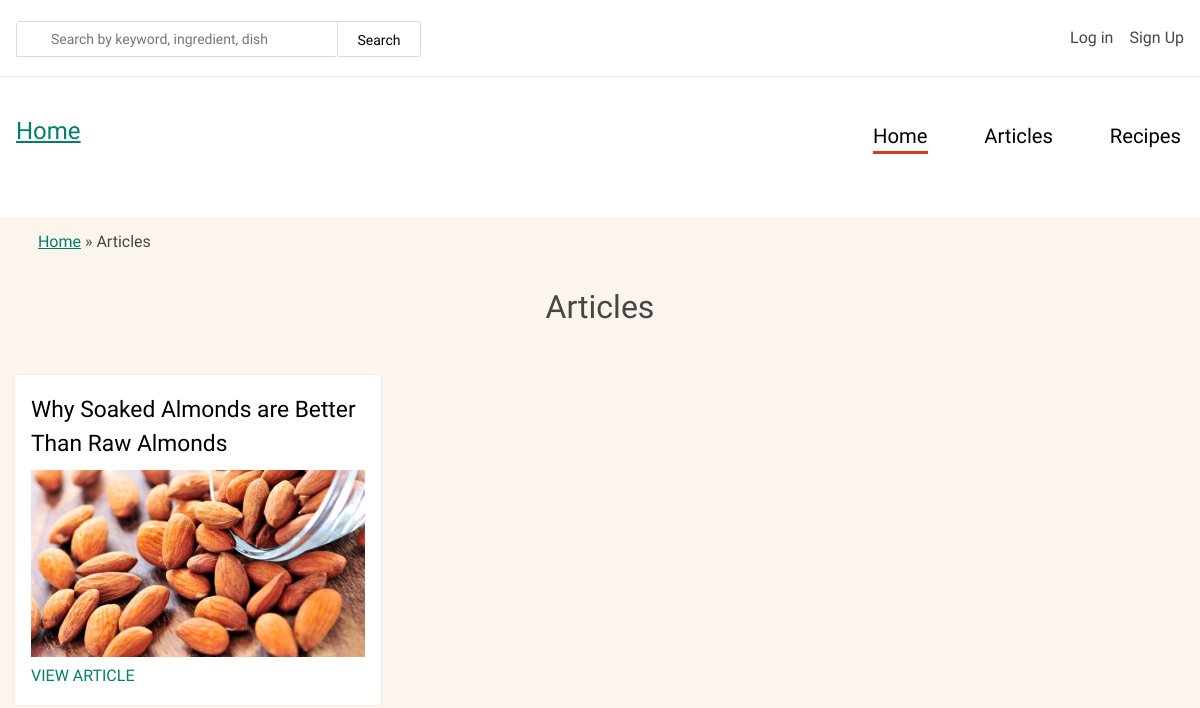
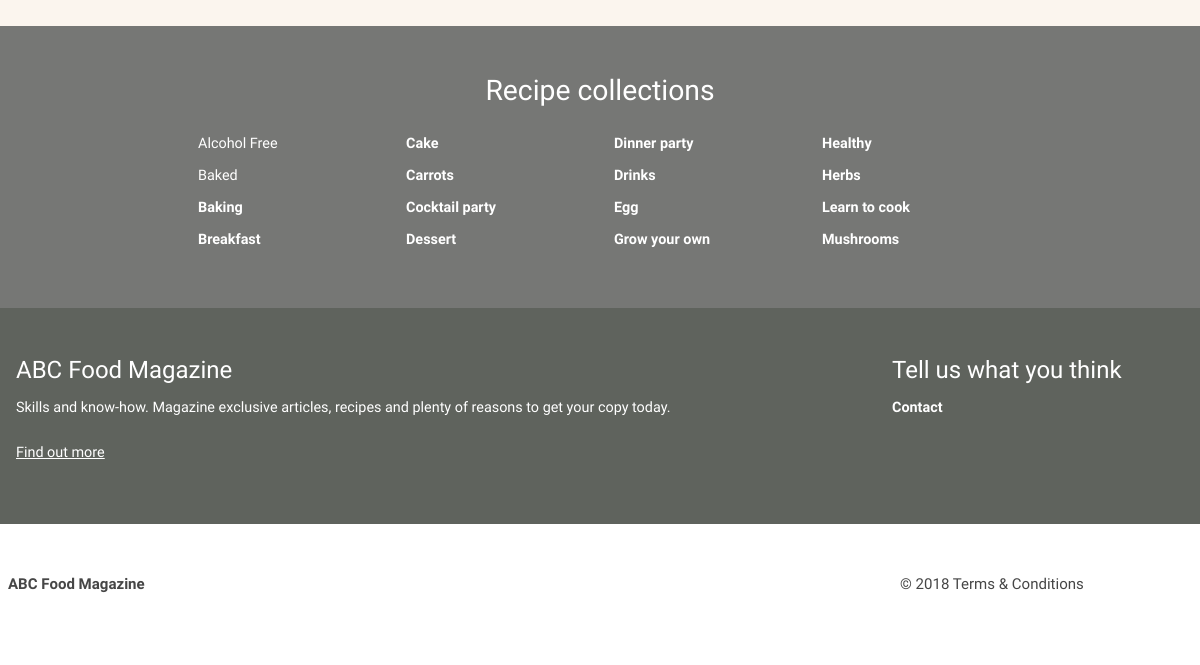
The page /articles/ on the database as committed earlier (2 pictures, top to bottom).
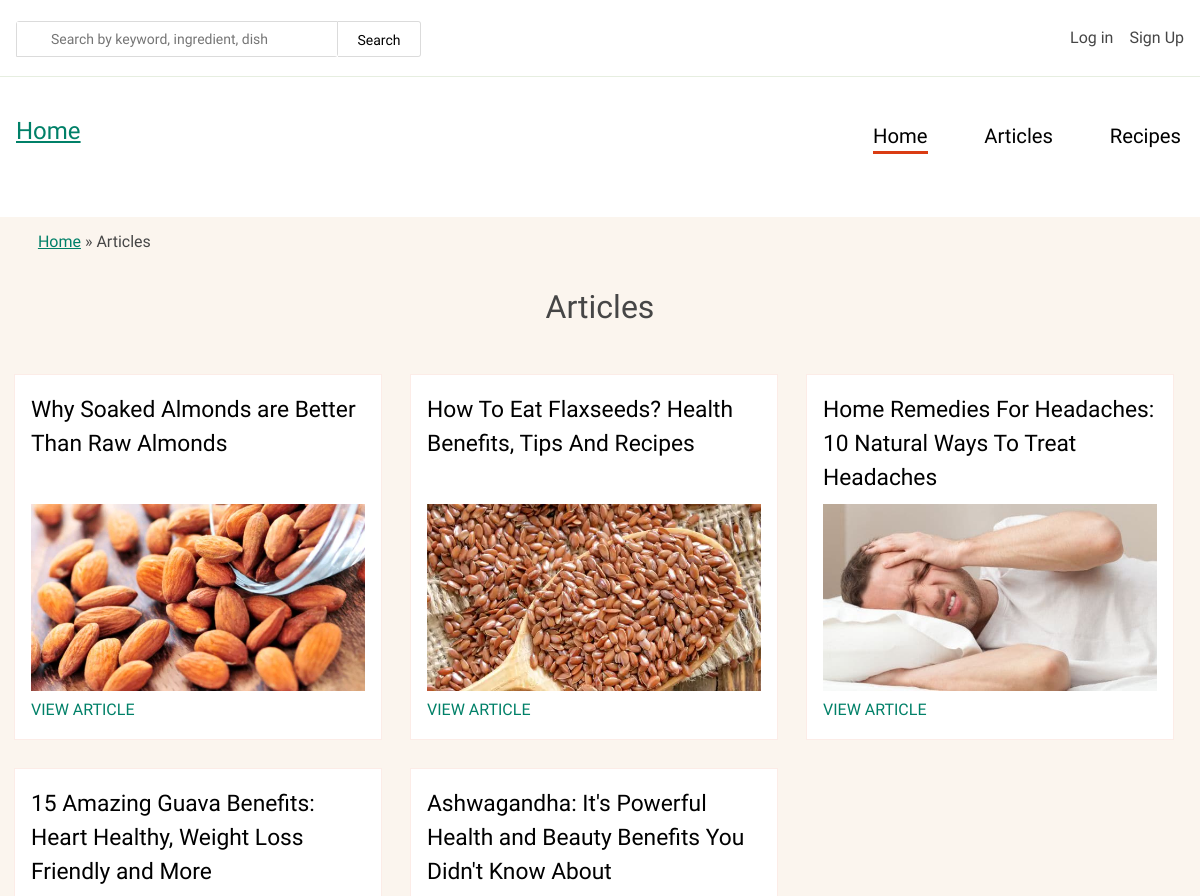
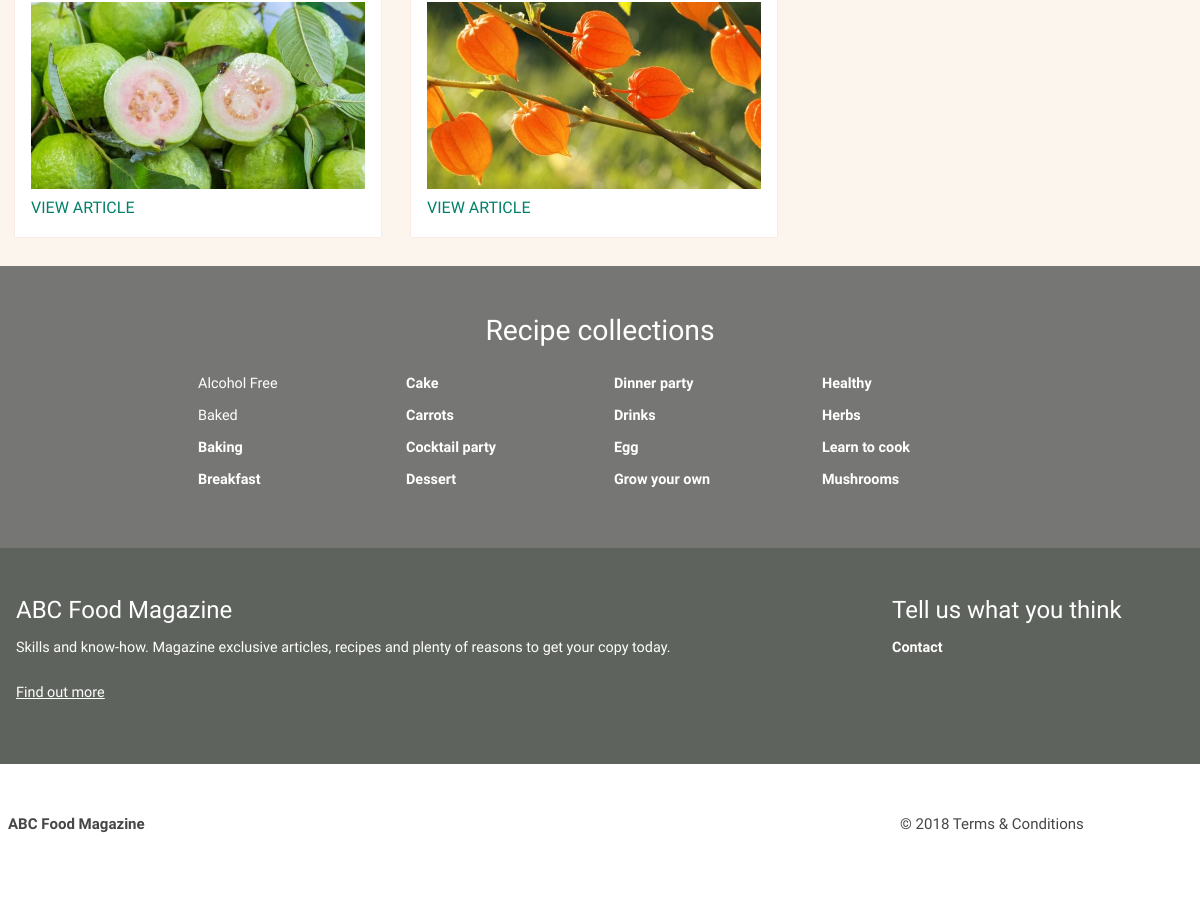
The same page on the database as committed later (2 pictures, top to bottom).
### food_recomender/models.py (models this page shows, shortened)
class Articel(models.Model):
    title = models.CharField(max_length=100)
    content = RichTextField()
    image = models.ImageField()
    date = models.DateTimeField(auto_now_add=True)
    author = models.ForeignKey(
        Person, on_delete=models.CASCADE, blank=True, null=True, related_name="articles"
    )

### food_recomender/views.py (the view)
# urls.py: path("articles/", views.all_articles, name="all_articles"),
def all_articles(request):
    articles = Articel.objects.all()
    return render(request, "all_articles.html", context={"articles": articles})

### templates/all_articles.html (shortened to what the changed rows need)
<!DOCTYPE html>
{% load static %}
<html lang="en" dir="ltr"
    prefix="content: http://purl.org/rss/1.0/modules/content/  dc: http://purl.org/dc/terms/  foaf: http://xmlns.com/foaf/0.1/  og: http://ogp.me/ns#  rdfs: http://www.w3.org/2000/01/rdf-schema#  schema: http://schema.org/  sioc: http://rdfs.org/sioc/ns#  sioct: http://rdfs.org/sioc/types#  skos: http://www.w3.org/2004/02/skos/core#  xsd: http://www.w3.org/2001/XMLSchema# ">
<head>
    <link rel="stylesheet" media="all" href={% static 'css/home_third.css' %} />
    <link rel="stylesheet" media="all" href={% static 'css/home.css' %} />
    <link rel="stylesheet" media="all" href={% static 'css/home_second.css' %} />
</head>
<body class="one-column path-frontpage">
    <div class="dialog-off-canvas-main-canvas" data-off-canvas-main-canvas>
        <div class="layout-container">
            <div class="layout-page-title">
                <div class="container">
                    <div class="region region-page-title">
                        <div id="block-umami-page-title--2" class="block block-core block-page-title-block">
                            <h1 class="page-title">Articles</h1>
                        </div>
                    </div>
                </div>
            </div>
            <main role="main" class="main container">
                <div class="layout-content">
                    <div class="region region-content">
                        <div id="block-umami-content" class="block block-system block-system-main-block">
                            <div class="views-element-container">
                                <div
                                    class="grid--3 view view-featured-articles view-id-featured_articles view-display-id-page_1 js-view-dom-id-ca59ba4f8a247baddf4858ba8900af6e893e67c355fd0bb6aacc33dd2827a549">
                                    <div class="view-content">
                                        {% for article in articles %}
                                        <div class="views-row">
                                            <article data-history-node-id="1" role="article"
                                                about="/index.php/articles/give-it-a-go-and-grow-your-own-herbs"
                                                typeof="schema:Article"
                                                class="node node--type-article node--promoted view-mode-card node--view-mode-card">
                                                <h2 class="node__title">
                                                    <span property="schema:name"
                                                        class="field field--name-title field--type-string field--label-hidden">{{article.title}}</span>
                                                </h2>
                                                <div class="node__content">
                                                    <div
                                                        class="field field--name-field-image field--type-image field--label-hidden field__item">
                                                        <img property="schema:image" sizes="100vw"
                                                            src={{article.image.url}} alt={{article.title}}
                                                            typeof="foaf:Image" />
                                                    </div>
                                                </div>
                                                <div class="read-more">
                                                    <a class="read-more__link"
                                                        href={% url  'article_detail' article.id %}>
                                                        View Article
                                                    </a>
                                                </div>
                                            </article>
                                        </div>
                                        {% endfor %}
                                    </div>
                                </div>
            </main>
            <div class="layout-content-bottom">
                <div class="region region-content-bottom">
                    <div class="views-element-container block block-views block-views-blockrecipe-collections-block"
                        id="block-views-block-recipe-collections-block">
                        <h2 class="block__title">Recipe collections</h2>
                    </div>
                </div>
            </div>
            <div class="layout-footer">
                <footer class="footer" role="contentinfo">
                    <div class="container">
                        <div class="region region-footer">
                            <div id="block-umami-footer-promo" class="block-type-footer-promo-block">
                                <h2 class="block__title">
                                    <div
                                        class="field field--name-field-title field--type-string field--label-hidden field__item">
                                        ABC Food Magazine</div>
                                </h2>
                            </div>
                            <div id="block-umami-footer"
                                class="block block-system block-system-menu-blockfooter menu-footer-wrapper">
                                <h2 class="block__title menu-footer__title">Tell us what you think</h2>
                            </div>
                        </div>
                    </div>
                </footer>
            </div>
        </div>
    </div>
</body>
</html>

Rows that differ between the two databases and show on the page:
added Articel: title "How To Eat Flaxseeds? Health Benefits, Tips And Recipes", image (picture)
added Articel: title "Home Remedies For Headaches: 10 Natural Ways To Treat Headaches", image (picture)
added Articel: title "15 Amazing Guava Benefits: Heart Healthy, Weight Loss Friendly and More", image (picture)
added Articel: title "Ashwagandha: It's Powerful Health and Beauty Benefits You Didn't Know About", image (picture)
